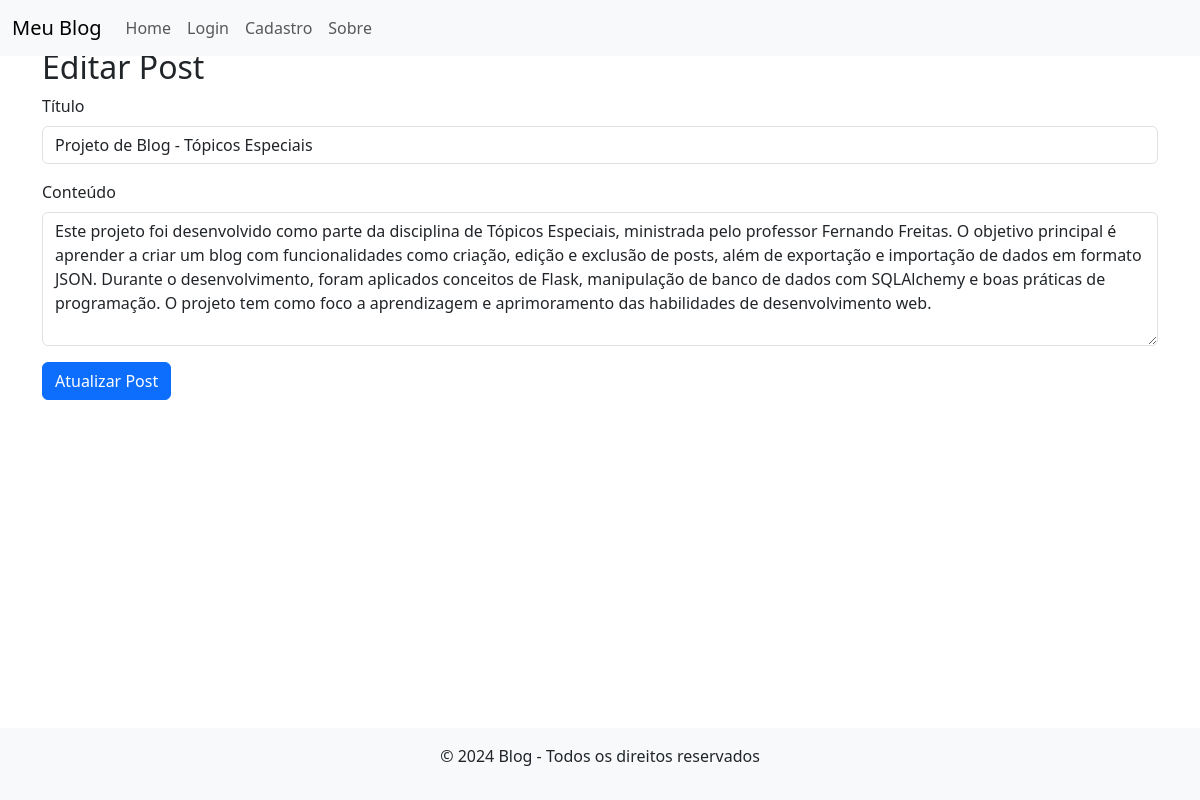
/post/edit/10, run on the app's committed database.
### models/post.py (models this page shows)
class Post(db.Model):
    id = db.Column(db.Integer, primary_key=True)
    title = db.Column(db.String(200), nullable=False)
    content = db.Column(db.Text, nullable=False)
    user_id = db.Column(db.Integer, db.ForeignKey('user.id'), nullable=False)
    created_at = db.Column(db.DateTime, default=datetime.now, nullable=False)
    user = relationship('User', back_populates='posts')

### routes.py (the view)
    @app.route('/post/edit/<int:id>', methods=['GET', 'POST'])
    def editar_post(id):
        post = Post.query.get(id)
        if request.method == 'GET':
            session['previous_url'] = request.referrer
        if post is None:
            flash('Post não encontrado!', 'danger')
            return redirect(session.get('previous_url', url_for('home')))  # Redireciona para a URL anterior
        if request.method == 'POST':
            post.title = request.form['title']
            post.content = request.form['content']
            db.session.commit()
            flash('Post atualizado com sucesso!', 'success')
            return redirect(session.get('previous_url', url_for('home')))  # Redireciona para a URL anterior
        return render_template('editar_post.html', post=post)

### templates/editar_post.html
{% extends 'base.html' %}
{% block content %}
    <h2>Editar Post</h2>
    <form method="POST">
        <div class="mb-3">
            <label for="title" class="form-label">Título</label>
            <input type="text" class="form-control" id="title" name="title" value="{{ post.title }}" required>
        </div>
        <div class="mb-3">
            <label for="content" class="form-label">Conteúdo</label>
            <textarea class="form-control" id="content" name="content" rows="5" required>{{ post.content }}</textarea>
        </div>
        <button type="submit" class="btn btn-primary">Atualizar Post</button>
    </form>
{% endblock %}

### data on the page
Post: title "Projeto de Blog - Tópicos Especiais", content "Este projeto foi desenvolvido como parte da disciplina de Tópicos Especiais, ministrada pelo professor Fernando Freitas. O objetivo principal é aprender a criar um blog com funcionalidades como criação, edição e exclusão de posts, além de exportação e importação de dados em formato JSON. Durante o desenvolvimento, foram aplicados conceitos de Flask, manipulação de banco de dados com SQLAlchemy e boas práticas de programação. O projeto tem como foco a aprendizagem e aprimoramento das habilidades de desenvolvimento web."
